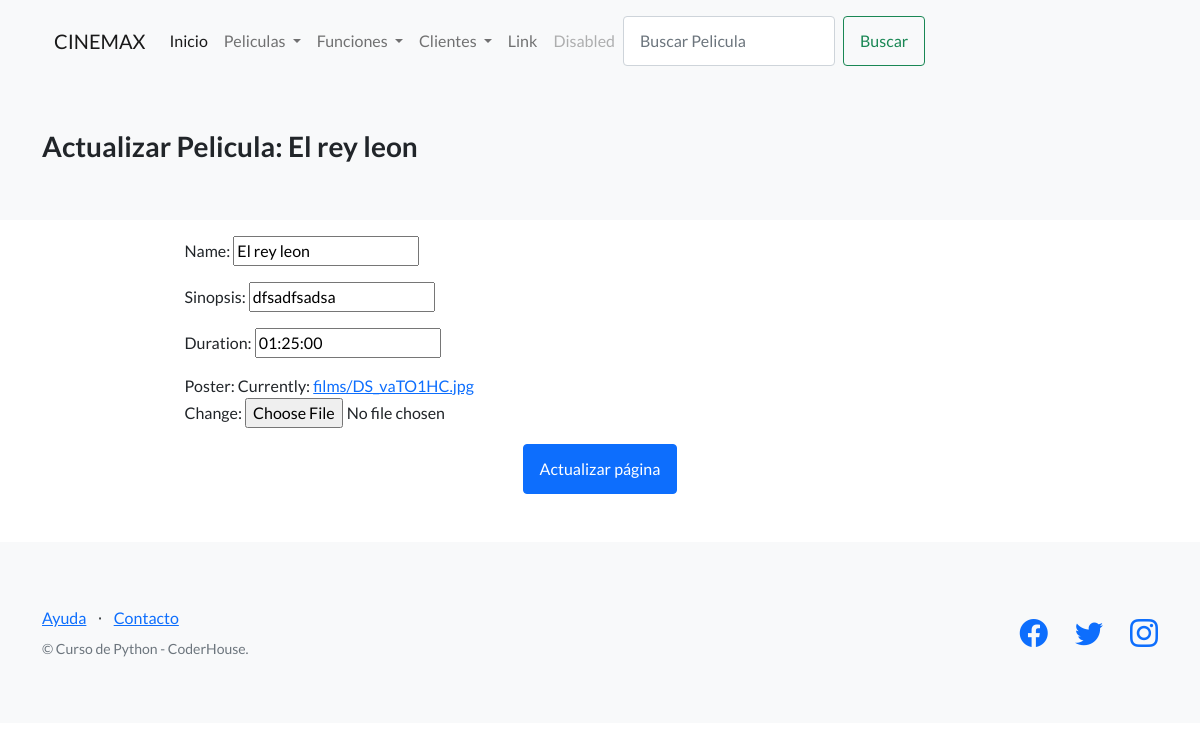
The page /administrador/update/4/ on the database its author committed.
### administrador/models.py (models this page shows, shortened)
class Film(models.Model):
       name = models.CharField(max_length=255)
       sinopsis = models.CharField(max_length=255)
       duration = models.TimeField()
       poster = models.ImageField(upload_to="films", null=True)

### administrador/views.py (the view, shortened to what this page needs)
# urls.py: path('update/<int:pk>/', FilmUpdate.as_view(), name='update'),
class FilmUpdate(UpdateView):
    model = Film
    fields = "__all__"
    template_name_suffix= "_update_form"

### administrador/templates/administrador/film_update_form.html (shortened to what this page needs)
{% extends "administrador/base.html" %}
{% load static %}
{% block contenidoQueCambia %}
<main role="main">
    <div class="album py-5 bg-light">
        <div class="container">
            <h3>Actualizar Pelicula: {{object.name}}  </h3>
        </div>
    </div>
  <div class="container">
    <div class="row mt-3 mb-5">
      <div class="col-md-9 mx-auto">
        <div>
          <form action="" method="post" enctype="multipart/form-data">{% csrf_token %}
             {{ form.as_p }}
          <div class="text-center">
            <input type="submit" class="btn btn-primary btn-block" value="Actualizar página" />
          </div>
        </form>
        </div>
      </div>
    </div>
  </div>
</main>
{% endblock %}

### rows shown on the page
Film: name "El rey leon", sinopsis "dfsadfsadsa", duration "01:25:00"
